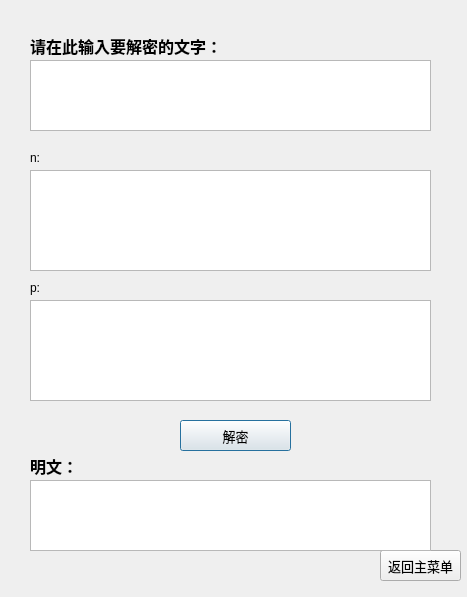
<?xml version="1.0" encoding="UTF-8"?>
<ui version="4.0">
 <class>Dialog</class>
 <widget class="QDialog" name="Dialog">
  <property name="geometry">
   <rect>
    <x>0</x>
    <y>0</y>
    <width>467</width>
    <height>597</height>
   </rect>
  </property>
  <property name="windowTitle">
   <string>解密</string>
  </property>
  <widget class="QTextEdit" name="cipherText">
   <property name="geometry">
    <rect>
     <x>30</x>
     <y>60</y>
     <width>401</width>
     <height>71</height>
    </rect>
   </property>
   <property name="html">
    <string>&lt;!DOCTYPE HTML PUBLIC &quot;-//W3C//DTD HTML 4.0//EN&quot; &quot;http://www.w3.org/TR/REC-html40/strict.dtd&quot;&gt;
&lt;html&gt;&lt;head&gt;&lt;meta name=&quot;qrichtext&quot; content=&quot;1&quot; /&gt;&lt;style type=&quot;text/css&quot;&gt;
p, li { white-space: pre-wrap; }
&lt;/style&gt;&lt;/head&gt;&lt;body style=&quot; font-family:'.AppleSystemUIFont'; font-size:13pt; font-weight:400; font-style:normal;&quot;&gt;
&lt;p style=&quot;-qt-paragraph-type:empty; margin-top:0px; margin-bottom:0px; margin-left:0px; margin-right:0px; -qt-block-indent:0; text-indent:0px; font-family:'SimSun'; font-size:9pt;&quot;&gt;&lt;br /&gt;&lt;/p&gt;&lt;/body&gt;&lt;/html&gt;</string>
   </property>
  </widget>
  <widget class="QLabel" name="label">
   <property name="geometry">
    <rect>
     <x>30</x>
     <y>30</y>
     <width>191</width>
     <height>31</height>
    </rect>
   </property>
   <property name="font">
    <font>
     <family>微软雅黑</family>
     <pointsize>12</pointsize>
     <weight>75</weight>
     <bold>true</bold>
    </font>
   </property>
   <property name="text">
    <string>请在此输入要解密的文字：</string>
   </property>
  </widget>
  <widget class="QLabel" name="label_2">
   <property name="geometry">
    <rect>
     <x>30</x>
     <y>455</y>
     <width>61</width>
     <height>21</height>
    </rect>
   </property>
   <property name="font">
    <font>
     <family>微软雅黑</family>
     <pointsize>12</pointsize>
     <weight>75</weight>
     <bold>true</bold>
    </font>
   </property>
   <property name="text">
    <string>明文：</string>
   </property>
  </widget>
  <widget class="QPushButton" name="pushButtonDe">
   <property name="geometry">
    <rect>
     <x>180</x>
     <y>420</y>
     <width>111</width>
     <height>31</height>
    </rect>
   </property>
   <property name="font">
    <font>
     <family>微软雅黑</family>
     <pointsize>10</pointsize>
    </font>
   </property>
   <property name="text">
    <string>解密</string>
   </property>
  </widget>
  <widget class="QPushButton" name="pushButtonBc">
   <property name="geometry">
    <rect>
     <x>380</x>
     <y>550</y>
     <width>81</width>
     <height>31</height>
    </rect>
   </property>
   <property name="font">
    <font>
     <family>微软雅黑</family>
     <pointsize>10</pointsize>
    </font>
   </property>
   <property name="text">
    <string>返回主菜单</string>
   </property>
  </widget>
  <widget class="QTextBrowser" name="plainTextBrowser">
   <property name="geometry">
    <rect>
     <x>30</x>
     <y>480</y>
     <width>401</width>
     <height>71</height>
    </rect>
   </property>
  </widget>
  <widget class="QLabel" name="label_3">
   <property name="geometry">
    <rect>
     <x>30</x>
     <y>280</y>
     <width>60</width>
     <height>16</height>
    </rect>
   </property>
   <property name="text">
    <string>p:</string>
   </property>
  </widget>
  <widget class="QLabel" name="label_4">
   <property name="geometry">
    <rect>
     <x>30</x>
     <y>150</y>
     <width>60</width>
     <height>16</height>
    </rect>
   </property>
   <property name="text">
    <string>n:</string>
   </property>
  </widget>
  <widget class="QTextEdit" name="priN">
   <property name="geometry">
    <rect>
     <x>30</x>
     <y>170</y>
     <width>401</width>
     <height>101</height>
    </rect>
   </property>
  </widget>
  <widget class="QTextEdit" name="priP">
   <property name="geometry">
    <rect>
     <x>30</x>
     <y>300</y>
     <width>401</width>
     <height>101</height>
    </rect>
   </property>
  </widget>
 </widget>
 <resources/>
 <connections/>
</ui>
